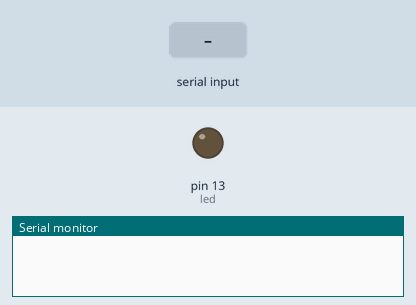
The sketch below on a simulated Arduino Uno, built with avr-gcc and run on an emulated ATmega328P. Shown: output pins drawn as LEDs (lit = HIGH), the last lines printed to the serial monitor. The test bench sets the inputs (shaded band).

Above: at 1.2 s.
1.3 s: "A\n" received over Serial
At 2.35 s:
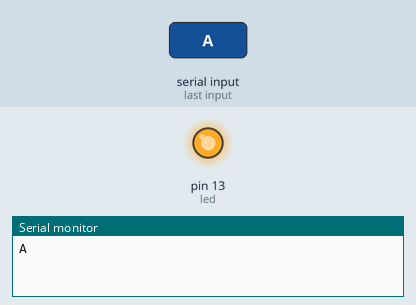
4.0 s: "B\n" received over Serial
At 6.0 s:
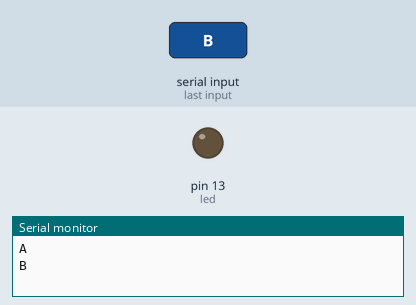
7.0 s: "C\n" received over Serial
At 7.95 s:
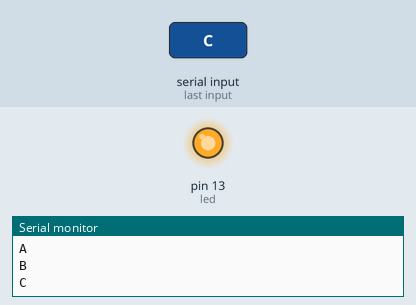
Timing chart, 0 to 10.4 s (numbered marks = the images above; inputs shaded):
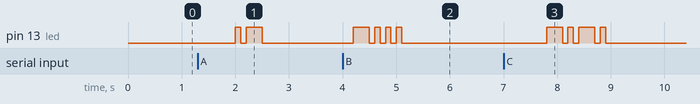

Measured:
- after the input at 1.3 s, pin 13 (led): LOW → HIGH after 0.70 s, → LOW 0.10 s later, → HIGH 0.10 s later, → LOW 0.30 s later
- after the input at 4.0 s, pin 13 (led): LOW → HIGH after 0.20 s, then repeats every 0.20 s: LOW 0.10 s, HIGH 0.10 s, until it stays LOW from 5.1 s
- after the input at 7.0 s, pin 13 (led): LOW → HIGH after 0.80 s, → LOW 0.30 s later, → HIGH 0.10 s later, → LOW 0.10 s later, … (8 changes in this stretch)

The sketch:

jozkov_morse.ino
```cpp
int pauzaBodka = 100;
int pauzaCiarka = pauzaBodka * 3 ;
int pauzaPismena = pauzaBodka; //dlzka pauzy medzi pismenami
int pauzaMedzernik = pauzaCiarka; //dlzka pauzy medzernika
int pauzaMedziSlovom = pauzaBodka * 7 ; //dlzka pauzy medzi slovami
int led = 13;
String MorseCode="";
char i;
byte DlzkaMorseCode;

void setup() {
  Serial.begin(9600);
  pinMode(led, OUTPUT);

}

void doString(){                                          //rozlozenie stringu
  DlzkaMorseCode = MorseCode.length();                    //ziskanie dlzky stringu
      for(int x=0;x<=DlzkaMorseCode;x++){                 //opakujeme do konca stringu
        i=MorseCode.charAt(x);                            //get character at pos x
        preklad();                                        //prelozime charakter do morseovho kodu
        }
  }

void loop() {
  while(Serial.available())
  {
    char AktualnePismeno = (char)Serial.read();
    MorseCode += AktualnePismeno;
        if(AktualnePismeno=='\n'){
          Serial.println(MorseCode);
          doString();
          }


    }
    delay(1000);
    MorseCode= "";
}

void MorseBodkaSvieti() //slučka pre bodku
{
  digitalWrite(led,HIGH); //Zasvieti ledku
  delay(pauzaBodka); //delay
 }


void MorseCiarkaSvieti() //slučka pre ciarku
{
    digitalWrite(led,HIGH); //Zasvieti ledku
  delay(pauzaCiarka); //delay
  }

void MorseVypnutaLed(int zhasnute) //slučka pre ciarku
{
  digitalWrite(led,LOW); //Zasvieti ledku
  delay(zhasnute); //podrzi to zhasnute
  }
//--------------

void preklad(){
  switch(i){
        case 'A':
            MorseBodkaSvieti();
            MorseVypnutaLed(pauzaPismena);
            MorseCiarkaSvieti();
            MorseVypnutaLed(pauzaPismena);
        break;

        case 'B':
            MorseCiarkaSvieti();
            MorseVypnutaLed(pauzaPismena);
            MorseBodkaSvieti();
            MorseVypnutaLed(pauzaPismena);
            MorseBodkaSvieti();
            MorseVypnutaLed(pauzaPismena);
            MorseBodkaSvieti();
            MorseVypnutaLed(pauzaPismena);
        break;

        case 'C':
            MorseCiarkaSvieti();
            MorseVypnutaLed(pauzaPismena);
            MorseBodkaSvieti();
            MorseVypnutaLed(pauzaPismena);
            MorseCiarkaSvieti();
            MorseVypnutaLed(pauzaPismena);
            MorseBodkaSvieti();
            MorseVypnutaLed(pauzaPismena);
        break;

        case 'D':
            MorseCiarkaSvieti();
            MorseVypnutaLed(pauzaPismena);
            MorseBodkaSvieti();
            MorseVypnutaLed(pauzaPismena);
            MorseBodkaSvieti();
            MorseVypnutaLed(pauzaPismena);
        break;

        case 'E':
            MorseBodkaSvieti();
            MorseVypnutaLed(pauzaPismena);
        break;

        case 'F':
            MorseBodkaSvieti();
            MorseVypnutaLed(pauzaPismena);
            MorseBodkaSvieti();
            MorseVypnutaLed(pauzaPismena);
            MorseCiarkaSvieti();
            MorseVypnutaLed(pauzaPismena);
            MorseBodkaSvieti();
            MorseVypnutaLed(pauzaPismena);
        break;

        case 'G':
            MorseCiarkaSvieti();
            MorseVypnutaLed(pauzaPismena);
            MorseCiarkaSvieti();
            MorseVypnutaLed(pauzaPismena);
            MorseBodkaSvieti();
            MorseVypnutaLed(pauzaPismena);
        break;

        case 'H':
            MorseBodkaSvieti();
            MorseVypnutaLed(pauzaPismena);
            MorseBodkaSvieti();
            MorseVypnutaLed(pauzaPismena);
            MorseBodkaSvieti();
            MorseVypnutaLed(pauzaPismena);
            MorseBodkaSvieti();
            MorseVypnutaLed(pauzaPismena);
        break;

        case 'I':
            MorseBodkaSvieti();
            MorseVypnutaLed(pauzaPismena);
            MorseBodkaSvieti();
            MorseVypnutaLed(pauzaPismena);
        break;

        case 'J':
            MorseBodkaSvieti();
            MorseVypnutaLed(pauzaPismena);
            MorseCiarkaSvieti();
            MorseVypnutaLed(pauzaPismena);
            MorseCiarkaSvieti();
            MorseVypnutaLed(pauzaPismena);
            MorseCiarkaSvieti();
            MorseVypnutaLed(pauzaPismena);
        break;

        case 'K':
            MorseCiarkaSvieti();
            MorseVypnutaLed(pauzaPismena);
            MorseBodkaSvieti();
            MorseVypnutaLed(pauzaPismena);
            MorseCiarkaSvieti();
            MorseVypnutaLed(pauzaPismena);
        break;

        case 'L':
            MorseBodkaSvieti();
            MorseVypnutaLed(pauzaPismena);
            MorseCiarkaSvieti();
            MorseVypnutaLed(pauzaPismena);
            MorseBodkaSvieti();
            MorseVypnutaLed(pauzaPismena);
            MorseBodkaSvieti();
            MorseVypnutaLed(pauzaPismena);
        break;

        case 'M':
            MorseCiarkaSvieti();
            MorseVypnutaLed(pauzaPismena);
            MorseCiarkaSvieti();
            MorseVypnutaLed(pauzaPismena);
        break;

        case 'N':
            MorseCiarkaSvieti();
            MorseVypnutaLed(pauzaPismena);
            MorseBodkaSvieti();
            MorseVypnutaLed(pauzaPismena);
        break;

        case 'O':
            MorseCiarkaSvieti();
            MorseVypnutaLed(pauzaPismena);
            MorseCiarkaSvieti();
            MorseVypnutaLed(pauzaPismena);
            MorseCiarkaSvieti();
            MorseVypnutaLed(pauzaPismena);
        break;

        case 'P':
            MorseBodkaSvieti();
            MorseVypnutaLed(pauzaPismena);
            MorseCiarkaSvieti();
            MorseVypnutaLed(pauzaPismena);
            MorseCiarkaSvieti();
            MorseVypnutaLed(pauzaPismena);
            MorseBodkaSvieti();
            MorseVypnutaLed(pauzaPismena);
        break;

        case 'Q':
            MorseCiarkaSvieti();
            MorseVypnutaLed(pauzaPismena);
            MorseCiarkaSvieti();
            MorseVypnutaLed(pauzaPismena);
            MorseBodkaSvieti();
            MorseVypnutaLed(pauzaPismena);
            MorseCiarkaSvieti();
            MorseVypnutaLed(pauzaPismena);
        break;

        case 'R':
            MorseBodkaSvieti();
            MorseVypnutaLed(pauzaPismena);
            MorseCiarkaSvieti();
            MorseVypnutaLed(pauzaPismena);
            MorseBodkaSvieti();
            MorseVypnutaLed(pauzaPismena);
        break;

        case 'S':
            MorseBodkaSvieti();
            MorseVypnutaLed(pauzaPismena);
            MorseBodkaSvieti();
            MorseVypnutaLed(pauzaPismena);
            MorseBodkaSvieti();
            MorseVypnutaLed(pauzaPismena);
        break;

        case 'T':
            MorseCiarkaSvieti();
            MorseVypnutaLed(pauzaPismena);
        break;

        case 'U':
            MorseBodkaSvieti();
            MorseVypnutaLed(pauzaPismena);
            MorseBodkaSvieti();
            MorseVypnutaLed(pauzaPismena);
            MorseCiarkaSvieti();
            MorseVypnutaLed(pauzaPismena);
        break;

        case 'V':
            MorseBodkaSvieti();
            MorseVypnutaLed(pauzaPismena);
            MorseBodkaSvieti();
            MorseVypnutaLed(pauzaPismena);
            MorseBodkaSvieti();
            MorseVypnutaLed(pauzaPismena);
            MorseCiarkaSvieti();
            MorseVypnutaLed(pauzaPismena);
        break;

        case 'W':
            MorseBodkaSvieti();
            MorseVypnutaLed(pauzaPismena);
            MorseCiarkaSvieti();
            MorseVypnutaLed(pauzaPismena);
            MorseCiarkaSvieti();
            MorseVypnutaLed(pauzaPismena);
        break;

        case 'X':
            MorseCiarkaSvieti();
            MorseVypnutaLed(pauzaPismena);
            MorseBodkaSvieti();
            MorseVypnutaLed(pauzaPismena);
            MorseBodkaSvieti();
            MorseVypnutaLed(pauzaPismena);
            MorseCiarkaSvieti();
            MorseVypnutaLed(pauzaPismena);
        break;

        case 'Y':
            MorseCiarkaSvieti();
            MorseVypnutaLed(pauzaPismena);
            MorseBodkaSvieti();
            MorseVypnutaLed(pauzaPismena);
            MorseCiarkaSvieti();
            MorseVypnutaLed(pauzaPismena);
            MorseCiarkaSvieti();
            MorseVypnutaLed(pauzaPismena);
        break;

        case 'Z':
            MorseCiarkaSvieti();
            MorseVypnutaLed(pauzaPismena);
            MorseCiarkaSvieti();
            MorseVypnutaLed(pauzaPismena);
            MorseBodkaSvieti();
            MorseVypnutaLed(pauzaPismena);
            MorseBodkaSvieti();
            MorseVypnutaLed(pauzaPismena);
        break;

        default:
            MorseVypnutaLed(pauzaMedzernik);
        break;


    }

  }
```
